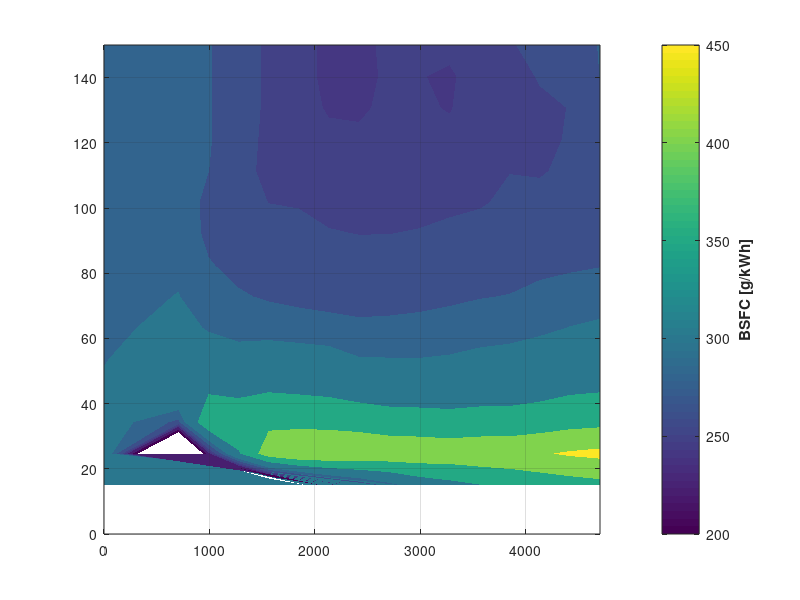

Write MATLAB code to recreate this figure. (Note: this script raises an error after producing the figure.)
%% 发动机最优工作线 (OOL) 提取脚本
% 原始数据 
T_axis = [0 15 24.642857142857142 34.285714285714285 43.928571428571431 ...
                  53.571428571428569 63.214285714285715 72.857142857142861 ...
                  82.5 92.142857142857139 101.78571428571429 111.42857142857143 ...
                  121.07142857142857 130.71428571428572 140.35714285714286 150];
n_axis = [0 705.77708571350934 991.448763264217 1277.1204408149245 ...
                  1562.7921183656319 1848.46379591633 2134.1354734670376 ...
                  2419.8071510177451 2705.4788285684526 2991.1505061191597 ...
                  3276.8221836698676 3562.4938612205751 3848.1655387712735 ...
                  4133.837216321981 4419.5088938726876 4705.180571423396];
bsfc_map = ...
  [0 0 0 0 0 0 0 0 0 0 0 0 0 0 0 0;
   362.41725769098116 0 0 67.43174383358928 139.58936297092623 190.24179317164314 ...
   232.70661913633484 259.90167251000116 289.52005867456143 319.74366409247511 ...
   335.45831901774659 348.65269909651226 359.88808824655251 369.57061873357947 ...
   378.00141524129475 385.40847217307345;
   331.35787918050369 41.667150230266387 234.53670587942992 345.950090791112 ...
   429.07299955297003 449.627679592488 449.06204320408915 444.66368959860353 ...
   436.74290823136687 435.5870719171495 431.53580005064424 436.16295684247473 ...
   437.63808446899657 445.66379291593984 455.94173487362531 462.22559017524236 ...
   ;
   316.65318586783553 274.64967303161143 393.55073604712993 383.64161211332737 ...
   389.33615616745232 386.27395032000805 384.46418292734904 379.63066918151452 ...
   372.63868086981557 369.99200295292962 366.8265895719216 369.88342583210215 ...
   369.77307818408576 375.65304060831494 383.80864114717338 388.12784731438694 ...
   ;
   304.84092892008078 340.37254221463769 344.66670728345997 339.89581507262977 ...
   348.11790984342434 345.22875809105955 341.55449830987686 332.58446339592228 ...
   327.1538516171081 327.27029325401668 327.05278566831311 330.3166562690792 ...
   331.68584821546375 336.50738273595096 344.89548468922908 348.01764595814586 ...
   ;
   298.69452494928385 321.01460306407841 315.31966070831822 310.47499605774721 ...
   314.98946325194316 312.78664956309376 309.99952935307346 301.46303919072426 ...
   300.89309346315588 300.69102686498695 302.2794945289566 305.78579785197604 ...
   308.00101643989319 312.11769036448112 319.05447373376342 322.12699653568347 ...
   ;
   293.46008388735322 308.48425280324318 297.958285675523 291.88438621890043 ...
   290.51234311405517 288.42802051820746 286.58442918986282 283.9130146237502 ...
   284.53852833327267 285.52129922512211 287.46535533703593 290.38368801943051 ...
   292.07797408246324 295.80511656276548 300.67382588146893 304.047289488528 ...
   ;
   291.75562266740616 300.80420356914453 288.41097931599018 281.92064986335419 ...
   278.01288226597472 275.43152409105647 273.43781732269906 272.44299526993404 ...
   272.96452368036773 274.58493439145491 276.74206131578194 279.16606264424405 ...
   280.71111852762823 284.30106311499463 287.54709844517055 290.04108275653948 ...
   ;
   291.75556917236872 295.92256824907832 281.36518435310643 274.99308911693134 ...
   270.35212011634013 268.31259289075786 265.88785018889308 265.29500152108818 ...
   265.54022965196793 266.73026839949375 268.74503153000467 270.65238313294179 ...
   272.36778906885871 276.10904245994766 277.55855501076684 279.24073892605765 ...
   ;
   291.75553426867185 291.75563786829122 276.26286230084025 269.53168795981026 ...
   264.49080682507667 264.09829565368875 260.7684320305741 259.80913653774155 ...
   259.89389578916678 260.78622790824244 262.54588391095376 264.03907200815684 ...
   266.42031514311753 269.98309614775576 269.71558535631556 271.5701857976764 ...
   ;
   291.75548723730873 291.75559112544448 275.03198011750658 264.97991146965131 ...
   259.84653736694781 258.95778141508197 256.5316442172666 255.58772444526855 ...
   255.5863879432751 256.26297382289761 257.60342104656337 258.90757036384275 ...
   262.20045749006124 263.67645755665649 263.82746400715519 269.06692446462841 ...
   ;
   291.75545615865036 291.75554616656149 280.35721168163604 263.63963315902726 ...
   257.35279136436935 254.96838114758387 252.44608030143476 252.28961716231248 ...
   252.10132478742153 253.04671247845477 253.66009683012425 255.7151620957091 ...
   259.73973433543142 258.9247393114706 262.61043401688471 266.03250538988937 ...
   ;
   291.75542403644323 291.755504072079 282.02138845429829 265.33590565808981 ...
   257.1848972158503 253.12021133274919 250.85246844959704 250.79427064753349 ...
   250.88854971104678 253.74870511475569 252.29254738036815 254.61855159243868 ...
   256.73529596138917 255.99597803354501 261.48078506085591 263.49963238003875 ...
   ;
   291.75539722085716 291.75546761024407 282.024081138283 265.51757688321555 ...
   257.98681135382429 251.4778841108288 249.62237859440702 249.35303539025068 ...
   250.99289330921505 251.3052435379455 249.49447310384846 254.52722792572087 ...
   252.9843254940684 257.06339659519892 260.43559656231696 262.949656596701 ...
   ;
   291.7553657052743 291.75543552323046 282.02461316549375 265.51773647150247 ...
   257.98678779 251.18194689405391 249.19397190999604 248.58587597002344 ...
   250.82879514703632 250.41438048469058 248.73502490862856 254.26845883788076 ...
   253.7494891776758 261.29761524816439 263.48381302634039 280.32943820085757 ...
   ;
   291.75533710098904 291.75540953083765 282.02331636239336 265.51692264783657 ...
   257.98676361982541 251.1819629875435 249.19081444853094 249.15878654162069 ...
   250.69372111460464 250.92928792157016 252.25642677297714 255.26312624300891 ...
   259.02879808981464 263.66440061296953 264.862277324502 281.61723841726462 ...
   ];

EngPwr = [8377.5804095727817 15052.6315789474 19736.8421052632 24421.0526315789 29105.2631578947 33789.4736842105 38473.6842105263 43157.8947368421 47842.1052631579 52526.3157894737 57210.5263157895 61894.7368421053 66578.9473684211 71263.1578947368 75947.3684210526 80631.5789473684 85315.7894736842 90000];
EngSpd = [1000 1448.84862461444 1712.99052669037 1980.33600186936 2249.11555880061 2517.55970613329 2783.89895251659 3046.36380659969 3303.18477703177 3552.59237246202 3792.81710153963 4022.08947291377 4238.63999523363 4440.6991771484 4626.49752730725 4794.26555435938 4942.23376695396 5068.63267374018];
EngTrq = [80 99.2112225513482 110.025686650327 117.759751016621 123.575148909813 128.166058939082 131.971967205057 135.285068695882 138.308475992613 141.189676560169 144.040766790743 146.951280713157 149.996724300082 153.244568751475 156.758744960147 160.603298418994 164.845657961175 169.559869104117];
EngIdle = 78.54;
n_ool = [EngIdle*30/pi EngSpd(1,1:15)];
T_ool = [0 EngTrq(1,1:15)];

% n_ool = [];
% T_ool = [];
% 
% % 遍历转速轴，寻找每个转速下的最低BSFC点
% for j = 1:length(n_axis)
%     column_data = bsfc_map(:, j);
%     % 仅考虑BSFC在合理范围内的点（排除0或过大的异常值）
%     valid_idx = find(column_data > 180 & column_data < 500); 
% 
%     if ~isempty(valid_idx)
%         [~, min_local_idx] = min(column_data(valid_idx));
%         best_T_idx = valid_idx(min_local_idx);
% 
%         n_ool(end+1) = n_axis(j);
%         T_ool(end+1) = T_axis(best_T_idx);
%     end
% end

P_map = zeros(size(bsfc_map));

for i = 1:length(T_axis)
    for j = 1:length(n_axis)
        if bsfc_map(i,j) > 180 && bsfc_map(i,j) < 500
            P_map(i,j) = T_axis(i) * 2*pi*n_axis(j)/60;
        end
    end
end

[P_max, idx] = max(P_map(:));
[i_max, j_max] = ind2sub(size(P_map), idx);

T_Pmax = T_axis(i_max);
n_Pmax = n_axis(j_max);
P_max_kW = P_max / 1000;


save("Eng\Eng_param.mat", "T_ool", "n_ool", "P_max_kW")

%% 3. 绘图
figure('Color', 'w', 'Position', [100, 100, 900, 700]);
hold on; box on; grid on;

bsfc_plot = bsfc_map;
bsfc_plot(bsfc_plot < 1) = NaN;

% 自定义 Contour 层级
v_levels = [200, 220, 240, 250, 260, 280, 300, 350, 400, 450];
[C, h] = contourf(n_axis, T_axis, bsfc_plot, v_levels, 'LineColor', 'none');

% 设置颜色条
cbar = colorbar;
ylabel(cbar, 'BSFC [g/kWh]', 'FontSize', 11, 'FontWeight', 'bold');
colormap(flipud(parula)); 

% 优化等高线数值标签
clabel(C, h, 'FontSize', 9, 'Color', 'k', 'LabelSpacing', 300, 'FontWeight', 'bold');

% --- 步骤 3.3: 绘制 OOL (去除了数值标注) ---
p_ool = plot(n_ool, T_ool, 'r-o', 'LineWidth', 2, 'MarkerFaceColor', 'r', 'MarkerSize', 5, ...
    'DisplayName', 'Optimal Operating Line (OOL)');

% --- 步骤 3.4: 图表美化与区域拓展 ---
xlabel('Engine Speed [rpm]', 'FontSize', 12, 'FontWeight', 'bold');
ylabel('Engine Torque [Nm]', 'FontSize', 12, 'FontWeight', 'bold');
title('Engine Map: BSFC Contour with OOL', 'FontSize', 14);

% 拓展坐标轴范围 (Extend MAP Area)
% 考虑到 EngSpd 最大值约 5068，EngTrq 最大值约 170，手动设置更大的范围以完整显示
xlim([0 max(n_axis)]); % 拓展 X 轴
ylim([0 max(T_ool)]);  % 拓展 Y 轴

% 图例
legend([p_ool], {'Optimal Operating Line'}, 'Location', 'northwest', 'FontSize', 10);

hold off;
